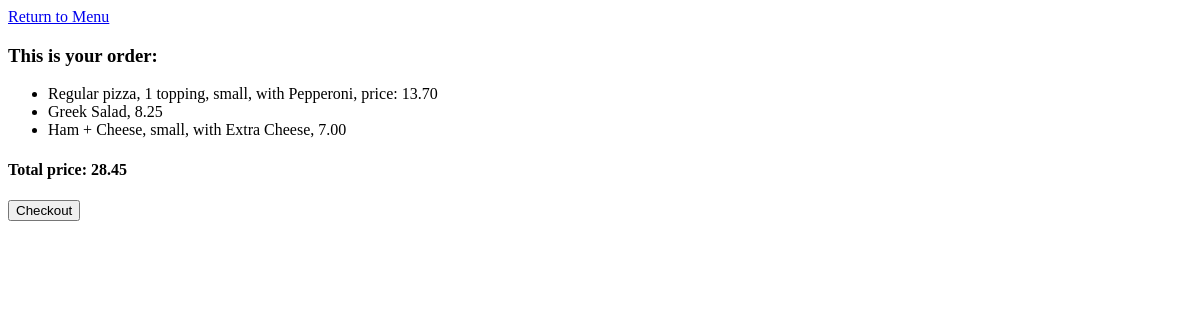
The app's page /cart (signed in) with its own data.
### orders/models.py (models this page shows)
class Order(models.Model):
	user_id= models.IntegerField()
	name = models.CharField(max_length = 64)
	size = models.CharField(max_length=5, blank=True)
	extra = models.CharField(max_length = 64, default = "empty")
	extra_steak = models.CharField(max_length = 64, default = "empty")
	topping1 = models.CharField(max_length = 64, default = "empty")
	topping2 = models.CharField(max_length = 64, default = "empty")
	topping3 = models.CharField(max_length = 64, default = "empty")
	price = models.DecimalField(max_digits=5, decimal_places=2)
	def __str__(self):
		if not self.size:
			return f"{self.name}, {self.price}"
		elif self.topping3 != "empty":
			return f"{self.name}, {self.size}, with {self.topping1}, {self.topping2}, {self.topping3}, price: {self.price}"
		elif self.topping2 != "empty":
			return f"{self.name}, {self.size}, with {self.topping1}, {self.topping2}, price: {self.price}"
		elif self.topping1 != "empty":
			return f"{self.name}, {self.size}, with {self.topping1}, price: {self.price}"
		elif self.extra != "empty" and self.extra_steak == "empty":
			price = Decimal(self.price) + Decimal(0.50)
			return f"{self.name}, {self.size}, with {self.extra}, {price}"
		elif self.extra == "empty" and self.extra_steak != "empty":
			price = Decimal(self.price) + Decimal(0.50)
			return f"{self.name}, {self.size}, with {self.extra_steak}, {price}"
		elif self.extra != "empty" and self.extra_steak != "empty":
			price = Decimal(self.price) + Decimal(1.00)
			return f"{self.name}, {self.size}, with {self.extra} and {self.extra_steak}, {price}"
		else:
			return f"{self.name}, {self.size}, {self.price}"

### orders/views.py (the view)
# urls.py: path("cart", views.cart, name="cart"),
def cart(request):
    if request.user.is_authenticated:
        user_id = request.user.id
        if request.method == 'POST':
            Order.objects.filter(user_id = user_id).delete()
        db_order_sum = Order.objects.filter(user_id = user_id).aggregate(total_price=Sum('price'))
        if db_order_sum["total_price"] is not None:
            order_price = round(db_order_sum["total_price"], 2)
        else:
            order_price = 0
        context = {
            "orders": Order.objects.all(),
            "user_id": user_id,
            "order_price": order_price,
            "message": "This is your order:"
        }
        return render(request, "orders/cart.html", context)
    else:
        return render(request, "orders/cart.html", {"message": "Please log in to access cart."})

### orders/templates/orders/cart.html (shortened to what this page needs)
{% extends "orders/base.html" %}
{% block body %}
	<a href="{% url 'index' %}">Return to Menu</a>
	<h3>{{ message }}</h3>
	<ul>
		{% for order in orders %}
			{% if order.user_id == user_id %}
				<li>{{ order }}</li>
			{% endif %}
		{% empty %}
			<li>Nothing in the cart</li>
		{% endfor %}
	</ul>
	{% if order_price > 0 %}
		<h4>Total price: {{ order_price }}</h4>
	{% endif %}
	<form method="post" action="{% url 'cart' %}">
		<input type="submit" name="checkout" value="Checkout">
	</form>
{% endblock %}

### records on screen
Order: size+topping3+topping2 "Regular pizza, 1 topping, small, with Pepperoni, price: 13.70"
Order: size+name+price "Greek Salad, 8.25"
Order: size+topping3+topping2 "Ham + Cheese, small, with Extra Cheese, 7.00"

### other values on screen
{{ message }} "This is your order:"
{{ order_price }} "28.45"
